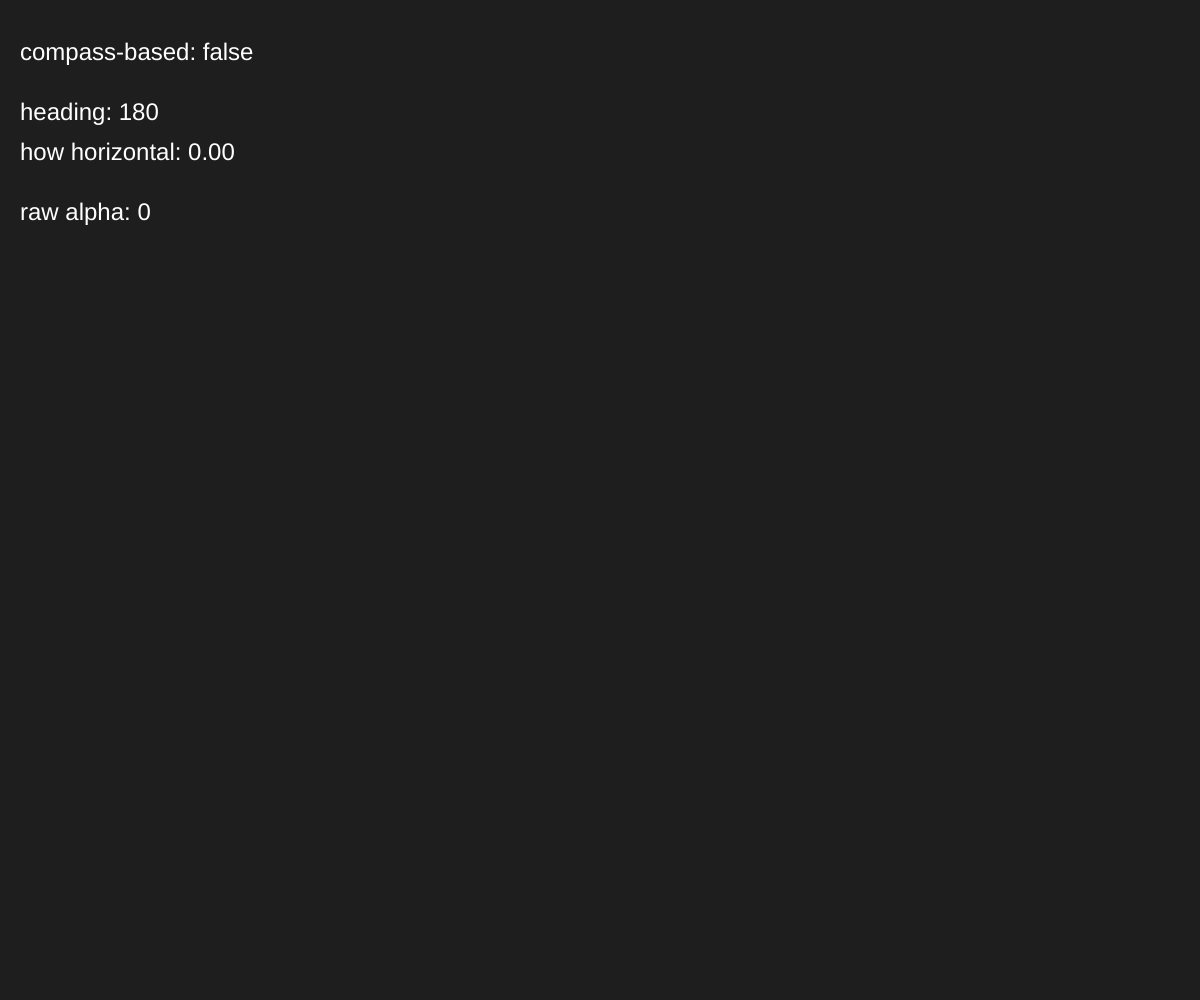
Frame 1 (no input)
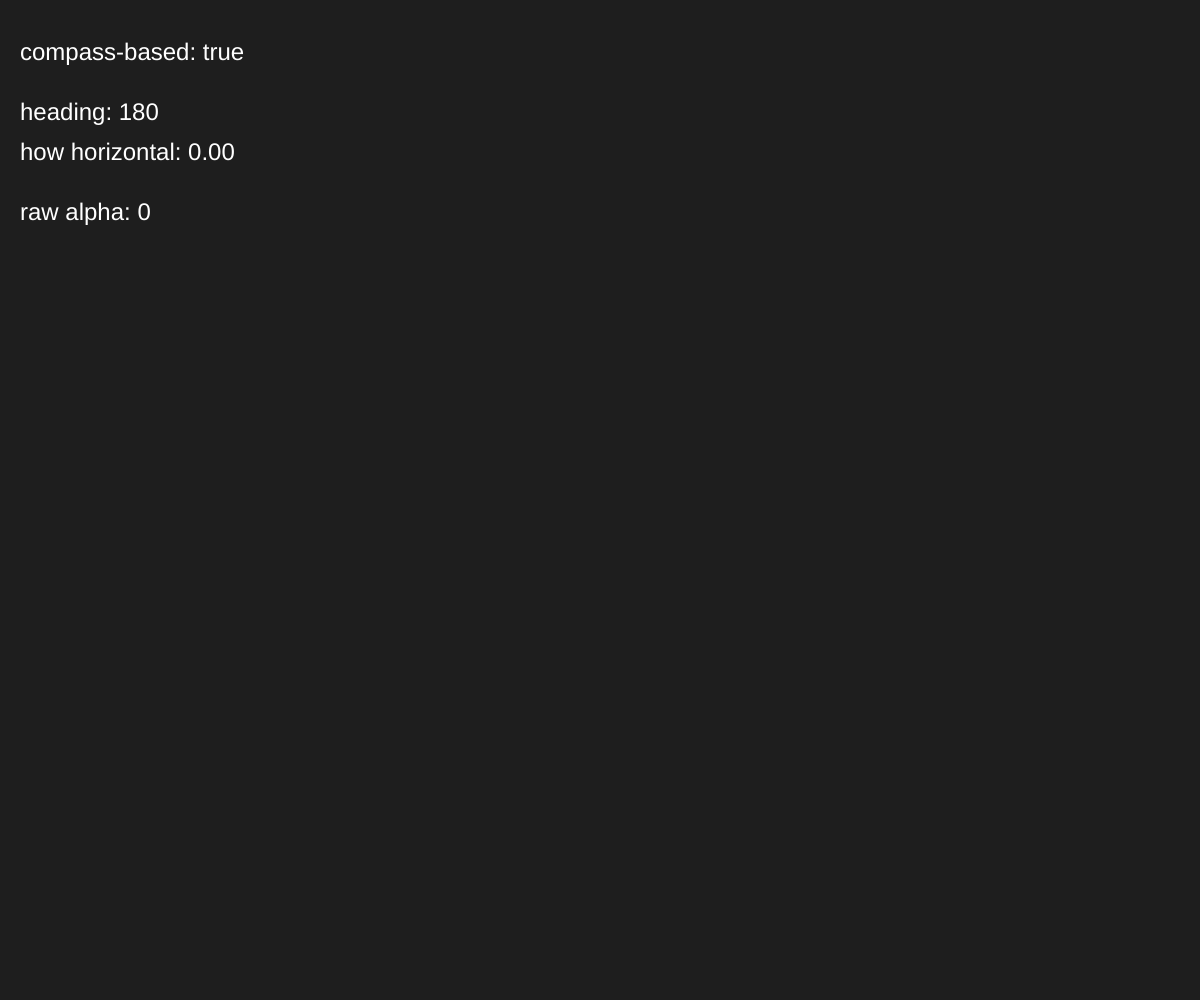
Frame 60 (no input)
Frame 120 (the mouse pressed at the canvas centre since frame 60): identical to frame 60, image omitted

The p5.js sketch that drew these frames (run headless with seeded random() and noise() and a simulated clock; from frame 60 on, the mouse is pressed at the canvas centre):

// p5.js sketch
// ── sketch.js
let alpha = 0, beta = 0, gamma = 0;
let absolute = false;

function setAngles(e) {
  alpha = e.alpha || 0;
  beta = e.beta || 0;
  gamma = e.gamma || 0;
}

function setup() {
  createCanvas(windowWidth, windowHeight);
  textSize(24);
  window.addEventListener('deviceorientationabsolute', (e) => {
    absolute = true;
    setAngles(e);
  });
  window.addEventListener('deviceorientation', (e) => {
    if (!absolute) setAngles(e);
  });
}

function draw() {
  background(30);
  fill(255);
  const r = Math.PI / 180;
  const sa = Math.sin(alpha * r), ca = Math.cos(alpha * r);
  const sb = Math.sin(beta * r), cb = Math.cos(beta * r);
  const sg = Math.sin(gamma * r), cg = Math.cos(gamma * r);

  // where the back of the phone points: east, north, up
  const vx = -(ca * sg + sa * sb * cg);
  const vy = -(sa * sg - ca * sb * cg);
  const vz = -(cb * cg);

  const horizontal = Math.hypot(vx, vy);
  const heading = (Math.atan2(vx, vy) / r + 360) % 360;

  text('compass-based: ' + absolute, 20, 60);
  text('heading: ' + heading.toFixed(0), 20, 120);
  text('how horizontal: ' + horizontal.toFixed(2), 20, 160);
  text('raw alpha: ' + alpha.toFixed(0), 20, 220);
}
